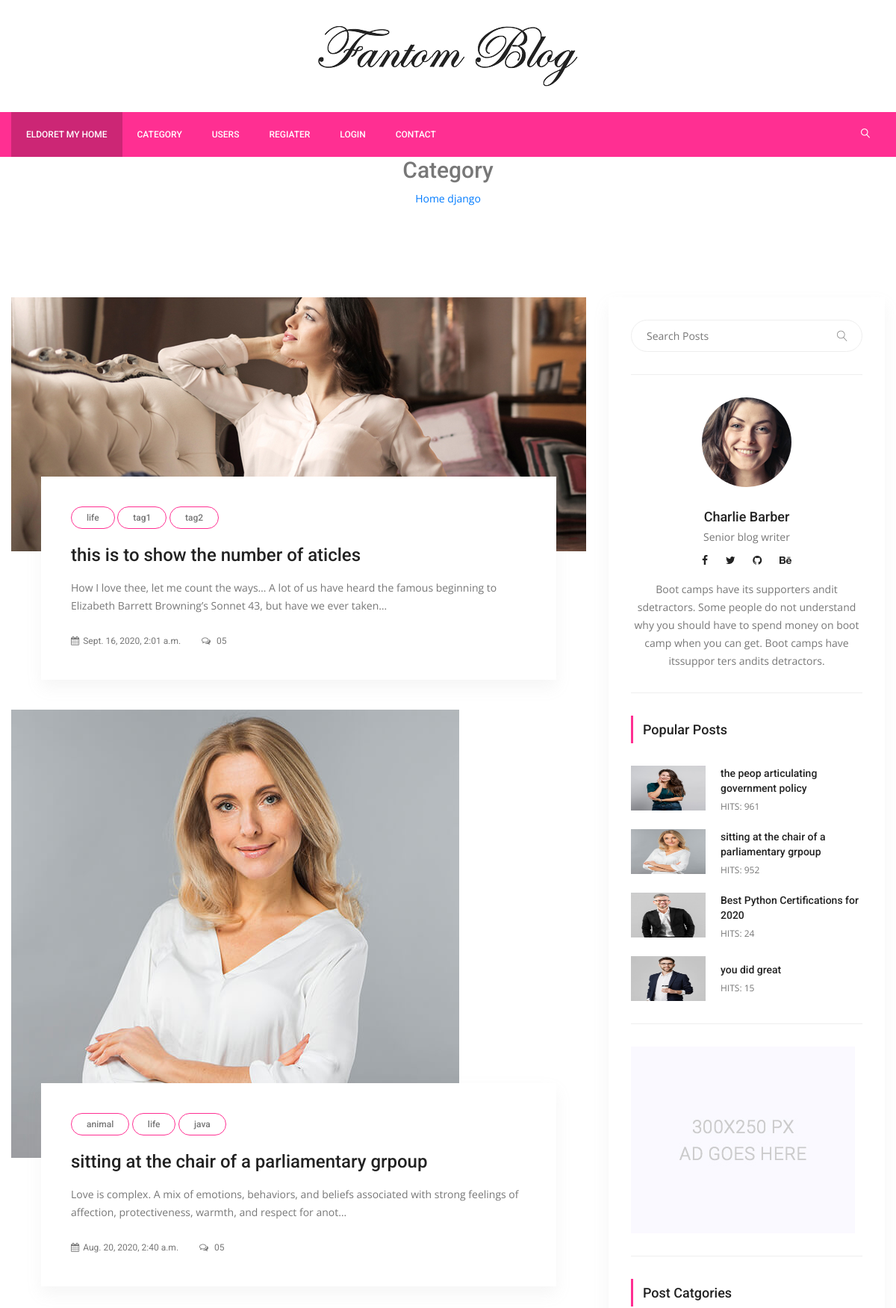
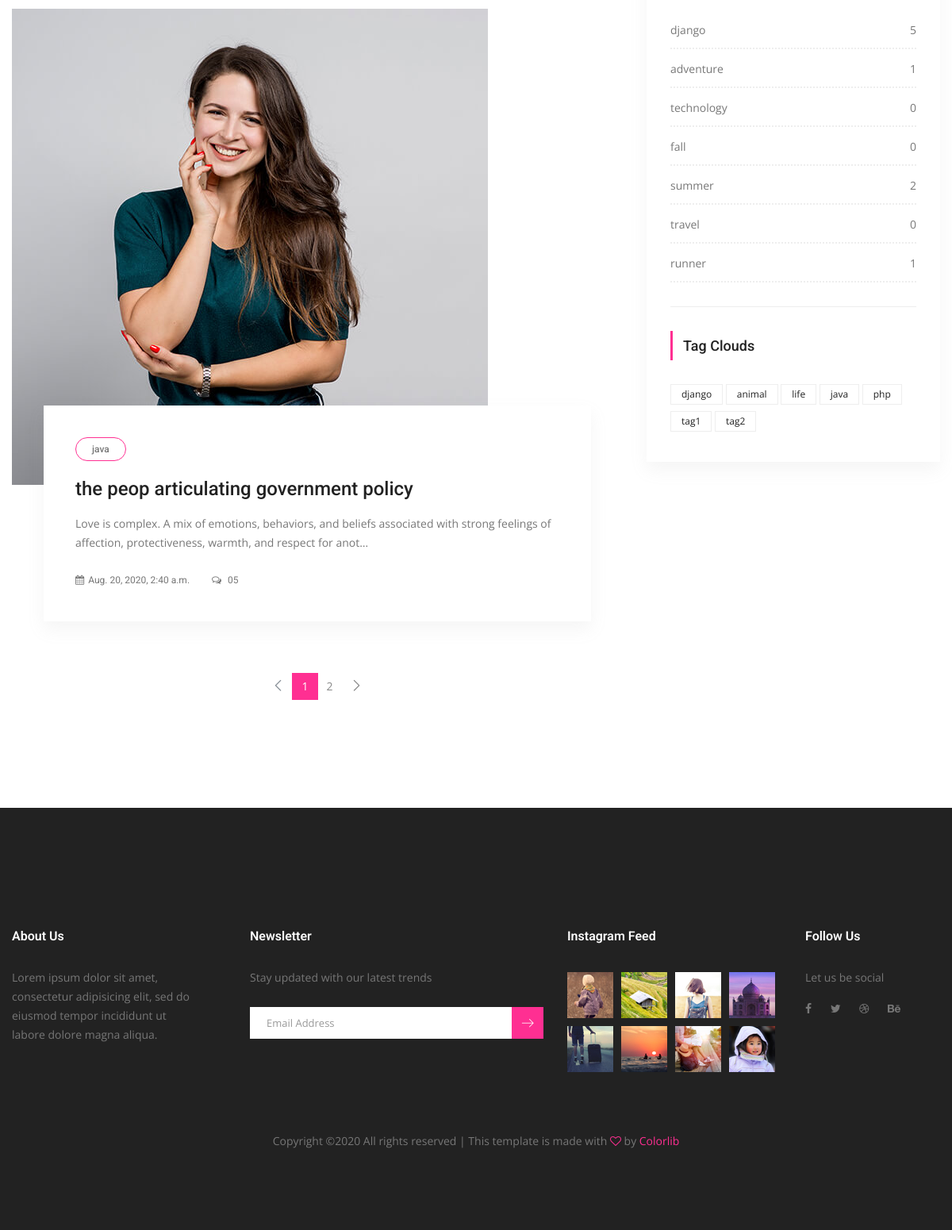
Screenshot of /category/1/django with the database file from the repository (2 pictures, top to bottom).
### posts/models.py (models this page shows, shortened)
class Category(models.Model):
    title = models.CharField(max_length=150)
    slug = models.SlugField(editable=False)
    def post_count(self):
        return self.posts.all().count()

class Post(models.Model):
    title = models.CharField(max_length=150)
    content = models.TextField()
    publishing_date = models.DateTimeField(auto_now=True)
    image = models.ImageField(blank=True, null=True, upload_to='uploads/')
    user = models.ForeignKey(settings.AUTH_USER_MODEL, on_delete=models.CASCADE)
    slug = models.SlugField(default="slug", editable=False)
    category = models.ForeignKey(Category, on_delete=models.CASCADE, default=1, related_name="posts")
    tag = models.ManyToManyField(Tag, related_name="posts", blank=True)
    slider_post = models.BooleanField(default=False)
    hit = models.PositiveIntegerField(default=0)

class Tag(models.Model):
    title = models.CharField(max_length=50)
    slug = models.SlugField(editable=False)
    def __str__(self):
        return self.title

### posts/views.py (the view)
# urls.py: path('category/<int:pk>/<slug:slug>', CategoryDetail.as_view(),name = "category_detail"),
class CategoryDetail(ListView):
    model = Post
    template_name = 'categories/category_detail.html'
    context_object_name = 'posts'
    paginate_by = 3
    def get_queryset(self):
        self.category = get_object_or_404(Category, pk=self.kwargs['pk'])
        return Post.objects.filter(category=self.category).order_by('-id')
    def get_context_data(self, **kwargs):
        context = super(CategoryDetail, self).get_context_data(**kwargs)
        self.category = get_object_or_404(Category, pk=self.kwargs['pk'])
        context['category'] = self.category
        return context

### posts/templatetags/custom_tags.py (called while the page is built)
@register.simple_tag(name="categories")
def all_categories():
    return Category.objects.all()

@register.simple_tag(name="tags")
def all_tags():
    return Tag.objects.all()

@register.simple_tag(name="hit_posts")
def hit_posts():
    return Post.objects.order_by('-hit')[:4]

### templates/categories/category_detail.html (shortened to what this page needs)
{% extends 'base.html'%}
{% load static %}
{% block content %}
        <section class="banu Area =====nner_area">
            <div class="banner_inner d-flex align-items-center">
				<div class="container">
					<div class="banner_content text-center">
						<h2>Category</h2>
						<div class="page_link">
							<a href="{% url 'index' %}">Home</a>
							<a href="#">{{category.title}}</a>
						</div>
					</div>
				</div>
            </div>
        </section>
        <section class="blog_area p_120">
            <div class="container">
                <div class="row">
                    <div class="col-lg-8">
                        <div class="blog_left_sidebar">
							{% for post in posts %}
                            <article class="blog_style1">
                            	<div class="blog_img">
                            		<img class="img-fluid" src="{{post.image.url}}" alt="">
                            	</div>
                            	<div class="blog_text">
									<div class="blog_text_inner">
										{% for tag in post.tag.all %}
										<a class="cat" href="{% url 'tag_detail' tag.slug %">{{ tag.title }}</a>
										<a href="{% url 'detail' pk=post.id slug=post.slug %}"><h4>{{post.title}}</h4></a>
										<p>{{post.content |truncatechars:150 }}</p>
										<div class="date">
											<a href="#"><i class="fa fa-calendar" aria-hidden="true"></i>{{post.publishing_date}} </a>
											<a href="#"><i class="fa fa-comments-o" aria-hidden="true"></i> 05</a>
										</div>
									</div>
                            	</div>
                            </article>
							{% endfor%}
							{% if is_paginated %}
                            <nav class="blog-pagination justify-content-center d-flex">
		                        <ul class="pagination">
									{% if page_obj.has_previous %}
		                            <li class="page-item">
		                                <a href="?page={{ page_obj.previous_page_number }}" class="page-link" aria-label="Previous">
		                                    <span aria-hidden="true">
		                                        <span class="lnr lnr-chevron-left"></span>
		                                    </span>
		                                </a>
		                            </li>
									{% else %}
									<li class="page-item disabled">
		                                <a href="#" class="page-link" aria-label="Previous">
		                                    <span aria-hidden="true">
		                                        <span class="lnr lnr-chevron-left"></span>
		                                    </span>
		                                </a>
		                            </li>
									{% endif %}
									{% for i  in paginator.page_range %}
									{% if page_obj.number == i%}
		                            <li class="page-item active"><a href="#" class="page-link">{{ i }}</a></li>
									{% else %}
		                            <li class="page-item"><a href="?page={{ i }}" class="page-link">{{ i }}</a></li>
									{% endif %}
									{% endfor %}
									{% if page_obj.has_next %}
		                            <li class="page-item">
		                                <a href="?page={{ page_obj.next_page_number }}" class="page-link" aria-label="Next">
		                                    <span aria-hidden="true">
		                                        <span class="lnr lnr-chevron-right"></span>
		                                    </span>
		                                </a>
		                            </li>
									{% endif %}
		                        </ul>
		                    </nav>
							{% endif %}
                        </div>
                    </div>
                    {% include 'right_side.html'%}
                </div>
            </div>
        </section>
        {% endblock%}

### templates/right_side.html
{% load static %}
{% load custom_tags %}
<div class="col-lg-4">
                        <div class="blog_right_sidebar">
                            <aside class="single_sidebar_widget search_widget">
                                <form action="{% url 'search' %}" method="get">
                                <div class="input-group">
                                    <input type="text" class="form-control" placeholder="Search Posts" name="q">
                                    <span class="input-group-btn">
                                        <button class="btn btn-default" type="button"><i class="lnr lnr-magnifier"></i></button>
                                    </span>
                                </div>
                                    </form>
                                <div class="br">
                                </div>
                            </aside>
                            <aside class="single_sidebar_widget author_widget">
                                <img class="author_img rounded-circle" src="{% static "img/blog/author.png" %}" alt="">
                                <h4>Charlie Barber</h4>
                                <p>Senior blog writer</p>
                                <div class="social_icon">
                                    <a href="#"><i class="fa fa-facebook"></i></a>
                                    <a href="#"><i class="fa fa-twitter"></i></a>
                                    <a href="#"><i class="fa fa-github"></i></a>
                                    <a href="#"><i class="fa fa-behance"></i></a>
                                </div>
                                <p>Boot camps have its supporters andit sdetractors. Some people do not understand why you should have to spend money on boot camp when you can get. Boot camps have itssuppor ters andits detractors.</p>
                                <div class="br"></div>
                            </aside>
                            <aside class="single_sidebar_widget popular_post_widget">
                                <h3 class="widget_title">Popular Posts</h3>
                                {% hit_posts as posts %}
                                {% for post in posts %}
                                <div class="media post_item">
                                    <img src="{{ post.image.url }}" alt="post" style="width:100px;height:60px">
                                    <div class="media-body">
                                        <a href="{% url 'detail' post.pk post.slug %}"><h3>{{ post.title }}</h3></a>
                                        <p>HITS: {{ post.hit }}</p>
                                    </div>
                                </div>
                                {% endfor %}
                                <div class="br"></div>
                            </aside>
                            <aside class="single_sidebar_widget">
                                <a href="#"><img class="img-fluid" src="{% static "img/blog/add.jpg" %}" alt=""></a>
                                <div class="br"></div>
                            </aside>
                            <aside class="single_sidebar_widget post_category_widget">
                                <h4 class="widget_title">Post Catgories</h4>
                                <ul class="list cat-list">
                                    {% categories as categories%}
                                    {% for category in categories %}
                                    <li>
                                        <a href="{% url 'category_detail' pk=category.id slug=category.slug %}" class="d-flex justify-content-between">
                                            <p>{{ category.title }}</p>
                                            <p>{{ category.post_count }}</p>
                                        </a>
                                    </li>
                                    {% endfor %}
                                </ul>
                                <div class="br"></div>
                            </aside>
                            <aside class="single-sidebar-widget tag_cloud_widget">
                                <h4 class="widget_title">Tag Clouds</h4>
                                <ul class="list">
                                    {% tags as labels %}
                                    {% for label in labels %}
                                    <li><a href="{% url 'tag_detail' slug=label.slug%}">{{ label }}</a></li>
                                    {% endfor %}
                                </ul>
                            </aside>
                        </div>
                    </div>

### rows the page displays
Category: title "django", post_count "5"
Post: image (picture), title "this is to show the number of aticles", content "How I love thee, let me count the ways… A lot of us have heard the famous beginning to Elizabeth Barrett Browning’s Sonnet 43, but have we ever taken…", publishing_date "Sept. 16, 2020, 2:01 a.m."
Tag: title "life"
Tag: title "tag1"
Tag: title "tag2"
Post: image (picture), title "sitting at the chair of a parliamentary grpoup", content "Love is complex. A mix of emotions, behaviors, and beliefs associated with strong feelings of affection, protectiveness, warmth, and respect for anot…", publishing_date "Aug. 20, 2020, 2:40 a.m.", hit "952"
Tag: title "animal"
Tag: title "java"
Post: image (picture), title "the peop articulating government policy", content "Love is complex. A mix of emotions, behaviors, and beliefs associated with strong feelings of affection, protectiveness, warmth, and respect for anot…", publishing_date "Aug. 20, 2020, 2:40 a.m.", hit "961"
Post: image (picture), title "Best Python Certifications for 2020", hit "24"
Post: image (picture), title "you did great", hit "15"
Category: title "adventure", post_count "1"
Category: title "technology", post_count "0"
Category: title "fall", post_count "0"
Category: title "summer", post_count "2"
Category: title "travel", post_count "0"
Category: title "runner", post_count "1"
Tag: title "django"
Tag: title "php"

### other values shown
{{ i }} "1"
{{ i }} "2"
